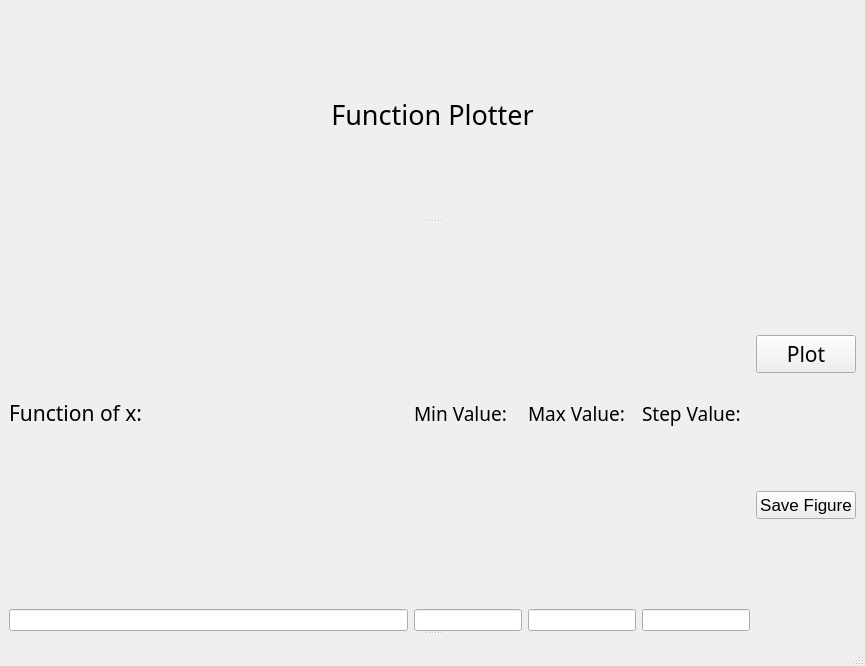
<?xml version="1.0" encoding="UTF-8"?>
<ui version="4.0">
 <class>MainWindow</class>
 <widget class="QMainWindow" name="MainWindow">
  <property name="geometry">
   <rect>
    <x>0</x>
    <y>0</y>
    <width>865</width>
    <height>666</height>
   </rect>
  </property>
  <property name="windowTitle">
   <string>Function Plotter</string>
  </property>
  <widget class="QWidget" name="centralwidget">
   <layout class="QVBoxLayout" name="verticalLayout_8">
    <item>
     <widget class="QSplitter" name="splitter_2">
      <property name="orientation">
       <enum>Qt::Vertical</enum>
      </property>
      <widget class="QSplitter" name="splitter">
       <property name="orientation">
        <enum>Qt::Vertical</enum>
       </property>
       <widget class="QLabel" name="label_4">
        <property name="font">
         <font>
          <family>Ubuntu Condensed</family>
          <pointsize>20</pointsize>
         </font>
        </property>
        <property name="text">
         <string>Function Plotter</string>
        </property>
        <property name="alignment">
         <set>Qt::AlignCenter</set>
        </property>
       </widget>
       <widget class="QWidget" name="">
        <layout class="QHBoxLayout" name="horizontalLayout_3">
         <item>
          <layout class="QVBoxLayout" name="verticalLayout_2">
           <item>
            <widget class="QLabel" name="label">
             <property name="font">
              <font>
               <family>Ubuntu Condensed</family>
               <pointsize>16</pointsize>
              </font>
             </property>
             <property name="text">
              <string>Function of x:</string>
             </property>
            </widget>
           </item>
           <item>
            <widget class="QLineEdit" name="function_input"/>
           </item>
          </layout>
         </item>
         <item>
          <layout class="QHBoxLayout" name="horizontalLayout_2">
           <item>
            <layout class="QHBoxLayout" name="horizontalLayout">
             <item>
              <layout class="QVBoxLayout" name="verticalLayout_3">
               <item>
                <widget class="QLabel" name="label_2">
                 <property name="font">
                  <font>
                   <family>Ubuntu Condensed</family>
                   <pointsize>14</pointsize>
                  </font>
                 </property>
                 <property name="text">
                  <string>Min Value:</string>
                 </property>
                </widget>
               </item>
               <item>
                <widget class="QLineEdit" name="min_value_input"/>
               </item>
              </layout>
             </item>
             <item>
              <layout class="QVBoxLayout" name="verticalLayout_4">
               <item>
                <widget class="QLabel" name="label_3">
                 <property name="font">
                  <font>
                   <family>Ubuntu Condensed</family>
                   <pointsize>14</pointsize>
                  </font>
                 </property>
                 <property name="text">
                  <string>Max Value:</string>
                 </property>
                </widget>
               </item>
               <item>
                <widget class="QLineEdit" name="max_value_input"/>
               </item>
              </layout>
             </item>
             <item>
              <layout class="QVBoxLayout" name="verticalLayout_6">
               <item>
                <widget class="QLabel" name="label_5">
                 <property name="font">
                  <font>
                   <family>Ubuntu Condensed</family>
                   <pointsize>14</pointsize>
                  </font>
                 </property>
                 <property name="text">
                  <string>Step Value:</string>
                 </property>
                </widget>
               </item>
               <item>
                <widget class="QLineEdit" name="step_value_input"/>
               </item>
              </layout>
             </item>
             <item>
              <layout class="QVBoxLayout" name="verticalLayout_7">
               <item>
                <widget class="QPushButton" name="pushButton">
                 <property name="font">
                  <font>
                   <family>Ubuntu Condensed</family>
                   <pointsize>16</pointsize>
                  </font>
                 </property>
                 <property name="text">
                  <string>Plot</string>
                 </property>
                </widget>
               </item>
               <item>
                <widget class="QPushButton" name="pushButton_2">
                 <property name="font">
                  <font>
                   <pointsize>13</pointsize>
                  </font>
                 </property>
                 <property name="text">
                  <string>Save Figure</string>
                 </property>
                </widget>
               </item>
              </layout>
             </item>
            </layout>
           </item>
          </layout>
         </item>
        </layout>
       </widget>
      </widget>
      <widget class="QWidget" name="verticalLayoutWidget">
       <layout class="QVBoxLayout" name="verticalLayout"/>
      </widget>
     </widget>
    </item>
   </layout>
  </widget>
  <widget class="QMenuBar" name="menubar">
   <property name="geometry">
    <rect>
     <x>0</x>
     <y>0</y>
     <width>865</width>
     <height>22</height>
    </rect>
   </property>
  </widget>
  <widget class="QStatusBar" name="statusbar"/>
 </widget>
 <resources/>
 <connections/>
</ui>
